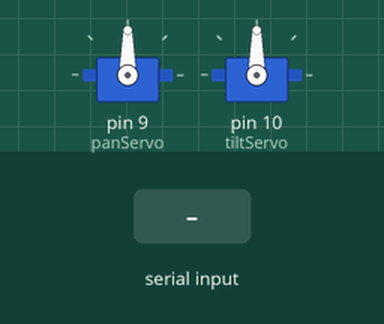
Simulated run of this sketch. Board: Arduino Uno, built with avr-gcc and run on an emulated ATmega328P. Shown: 2 × servo. The test bench sets the inputs (shaded band).

Above: at 1.2 s.
1.3 s: "1" received over Serial
At 3.0 s:
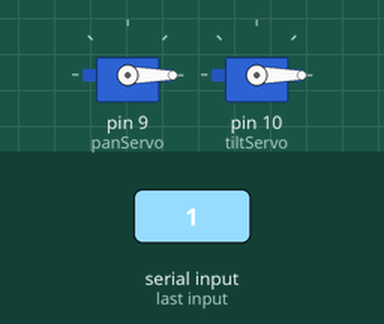
Timing chart, 0 to 4.5 s (numbered marks = the images above; inputs shaded):
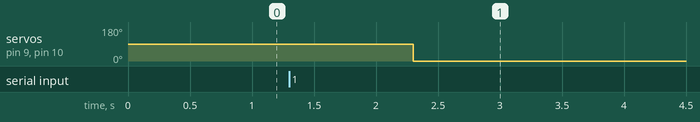

The sketch:

two_servo_control_via_serial.ino
```cpp
#include <ArduinoJson.h>
#include <Servo.h>

Servo panServo;
Servo tiltServo;

void setup()
{
  Serial.begin(9600);

  panServo.attach(9); // attach servo on pin 9
  tiltServo.attach(10); // attach servo on pin 10
}

void loop()
{
  if (Serial.available())
  {
    DynamicJsonDocument doc(1024); // 1KB

    // Parse the JSON document
    DeserializationError error = deserializeJson(doc, Serial);

    if (error) {
      Serial.print(F("deserializeJson() failed: "));
      Serial.println(error.c_str());
      return;
    }

    int pan = doc["pan"];  // Get pan value
    int tilt = doc["tilt"]; // Get tilt value

    // Limit values (Assuming servos are 160 degree type)
    pan = constrain(pan , 0, 160);
    tilt = constrain(tilt, 0, 160);

    // Move servos
    panServo.write(pan);
    tiltServo.write(tilt);
  }
}
```

Measured:
- after the input at 1.3 s, servo on pin 9 (panServo), servo on pin 10 (tiltServo): 90° → 0° after 1.0 s
